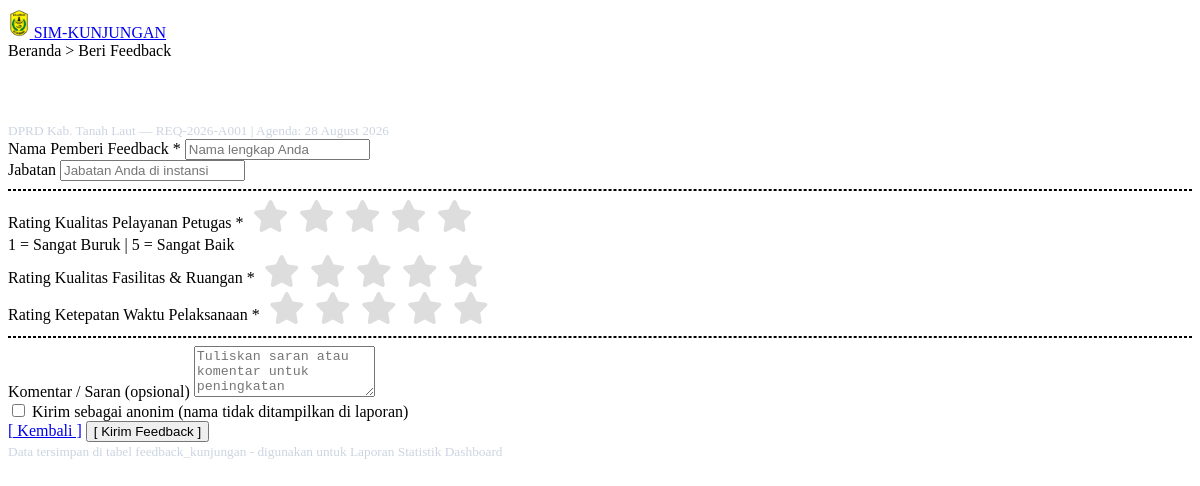
The app's page /feedback.php, older data.
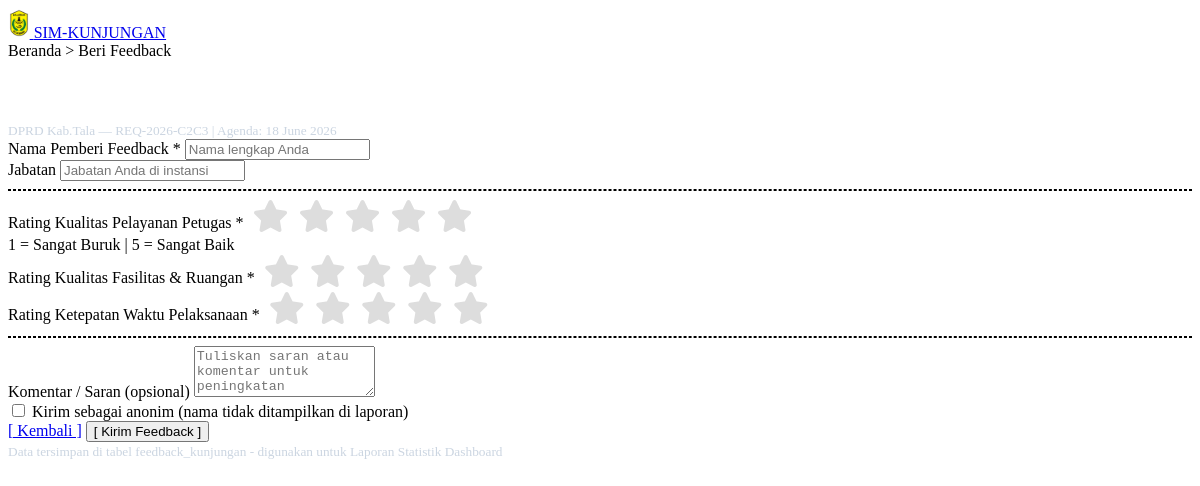
The same page, newer data.
### tables this page shows
CREATE TABLE `kunjungan` (
  `id_kunjungan` int NOT NULL,
  `kode_booking` varchar(20) DEFAULT NULL,
  `email_pemohon` varchar(100) DEFAULT NULL,
  `no_hp_pemohon` varchar(20) DEFAULT NULL,
  `no_register` varchar(50) DEFAULT NULL,
  `jenis_pendaftaran` enum('online','walk-in') DEFAULT 'online',
  `id_kategori` int DEFAULT NULL,
  `tgl_surat_permohonan` date DEFAULT NULL,
  `tgl_kunjungan` date DEFAULT NULL,
  `waktu_kunjungan` time DEFAULT NULL,
  `nama_instansi_tamu` varchar(150) DEFAULT NULL,
  `alamat_instansi` text,
  `jumlah_peserta_rencana` int DEFAULT NULL,
  `materi_kunjungan` text,
  `file_surat_permohonan` varchar(255) DEFAULT NULL,
  `no_skk` varchar(100) DEFAULT NULL,
  `tgl_skk` date DEFAULT NULL,
  `instansi_pengirim_skk` varchar(150) DEFAULT NULL,
  `perihal_skk` varchar(255) DEFAULT NULL,
  `file_skk` varchar(255) DEFAULT NULL,
  `id_pj` int DEFAULT NULL,
  `id_ruangan` int DEFAULT NULL,
  `id_admin_verif` int DEFAULT NULL,
  `status_kegiatan` enum('pending','dijadwalkan','sedang berkunjung','selesai','batal') DEFAULT 'pending',
  `alasan_pembatalan` text,
  `tgl_pembatalan` datetime DEFAULT NULL,
  `qr_code_data` varchar(500) DEFAULT NULL,
  `qr_code_path` varchar(255) DEFAULT NULL,
  `status_kehadiran` enum('belum','hadir','selesai') DEFAULT 'belum',
  `waktu_scan` timestamp NULL DEFAULT NULL,
  `batas_waktu_kunjungan` datetime DEFAULT NULL,
  `waktu_checkout` timestamp NULL DEFAULT NULL,
  `created_at` timestamp NOT NULL DEFAULT CURRENT_TIMESTAMP
);

### feedback.php (the view, shortened to what the changed rows need)
<?php
include 'koneksi.php';
$pesan_sukses = "";
$id_kunjungan = isset($_GET['id']) ? intval($_GET['id']) : 1;
$instansi_tamu = "DPRD Kab. Tanah Laut";
$kode_booking  = "REQ-2026-A001";
$tgl_agenda    = date('d F Y');
$q_info = mysqli_query($koneksi, "SELECT * FROM kunjungan WHERE id_kunjungan = '$id_kunjungan'");
if ($q_info && mysqli_num_rows($q_info) > 0) {
    $d_info = mysqli_fetch_assoc($q_info);
    $instansi_tamu = $d_info['nama_instansi_tamu'];
    $kode_booking  = $d_info['kode_booking'];
    $tgl_agenda    = isset($d_info['tgl_kunjungan']) ? date('d F Y', strtotime($d_info['tgl_kunjungan'])) : date('d F Y');
}
?>
<!doctype html>
<html lang="id">
<head>
    <link rel="stylesheet" href="https://cdnjs.cloudflare.com/ajax/libs/font-awesome/6.4.0/css/all.min.css" />
    <link rel="stylesheet" href="assets/css/style.css" id="main-style-link" />
    <link rel="stylesheet" href="assets/css/style-preset.css" />
</head>
<body class="bg-light">
    <div class="container mt-5 mb-5">
        <div class="row justify-content-center">
            <div class="col-lg-7">
                <?php if($pesan_sukses != ""): ?>
                <div class="card shadow border-success mb-4">
                    <div class="card-body text-center p-5">
                        <div class="avtar avtar-xl bg-light-success text-success mb-3 mx-auto">
                            <i class="fa-solid fa-heart" style="font-size: 40px;"></i>
                        </div>
                        <h3 class="mt-3 text-success"><?= $pesan_sukses; ?></h3>
                        <div class="mt-4">
                            <a href="index.php" class="btn btn-outline-secondary">Kembali ke Beranda</a>
                        </div>
                    </div>
                </div>
                <?php else: ?>
                <div class="card shadow">
                    <div class="card-header bg-dark text-white text-center py-3">
                        <h4 class="mb-1 text-white" style="color: #fff !important;">[ Bagaimana Pengalaman Kunjungan Anda? ]</h4>
                        <small class="text-light" style="color: #cbd5e1 !important;">
                            <?= htmlspecialchars($instansi_tamu); ?> — <?= htmlspecialchars($kode_booking); ?> | Agenda: <?= $tgl_agenda; ?>
                        </small>
                    </div>
                    <div class="card-body p-4 px-md-5">
                        <form method="POST">
                            <div class="mb-3">
                                <label class="form-label fw-bold">Nama Pemberi Feedback <span class="text-danger">*</span></label>
                                <input type="text" name="nama_pemberi" id="nama_pemberi_input" class="form-control" placeholder="Nama lengkap Anda" required>
                            </div>
                            <div class="mb-4">
                                <label class="form-label fw-bold">Jabatan</label>
                                <input type="text" name="jabatan_pemberi" class="form-control" placeholder="Jabatan Anda di instansi">
                            </div>
                            <hr class="my-4 border-dashed">
                            <div class="mb-3">
                                <label class="form-label fw-bold d-block mb-1">Rating Kualitas Pelayanan Petugas <span class="text-danger">*</span></label>
                                <div class="rating-group">
                                    <input type="radio" id="pel_5" name="rating_pelayanan" value="5" required/><label for="pel_5"><i class="fa-solid fa-star"></i></label>
                                    <input type="radio" id="pel_4" name="rating_pelayanan" value="4"/><label for="pel_4"><i class="fa-solid fa-star"></i></label>
                                    <input type="radio" id="pel_3" name="rating_pelayanan" value="3"/><label for="pel_3"><i class="fa-solid fa-star"></i></label>
                                    <input type="radio" id="pel_2" name="rating_pelayanan" value="2"/><label for="pel_2"><i class="fa-solid fa-star"></i></label>
                                    <input type="radio" id="pel_1" name="rating_pelayanan" value="1"/><label for="pel_1"><i class="fa-solid fa-star"></i></label>
                                </div>
                                <div class="text-muted small mt-n1">1 = Sangat Buruk | 5 = Sangat Baik</div>
                            </div>
                            <div class="mb-3">
                                <label class="form-label fw-bold d-block mb-1">Rating Kualitas Fasilitas & Ruangan <span class="text-danger">*</span></label>
                                <div class="rating-group">
                                    <input type="radio" id="fas_5" name="rating_fasilitas" value="5" required/><label for="fas_5"><i class="fa-solid fa-star"></i></label>
                                    <input type="radio" id="fas_4" name="rating_fasilitas" value="4"/><label for="fas_4"><i class="fa-solid fa-star"></i></label>
                                    <input type="radio" id="fas_3" name="rating_fasilitas" value="3"/><label for="fas_3"><i class="fa-solid fa-star"></i></label>
                                    <input type="radio" id="fas_2" name="rating_fasilitas" value="2"/><label for="fas_2"><i class="fa-solid fa-star"></i></label>
                                    <input type="radio" id="fas_1" name="rating_fasilitas" value="1"/><label for="fas_1"><i class="fa-solid fa-star"></i></label>
                                </div>
                            </div>
                            <div class="mb-4">
                                <label class="form-label fw-bold d-block mb-1">Rating Ketepatan Waktu Pelaksanaan <span class="text-danger">*</span></label>
                                <div class="rating-group">
                                    <input type="radio" id="wak_5" name="rating_ketepatan_waktu" value="5" required/><label for="wak_5"><i class="fa-solid fa-star"></i></label>
                                    <input type="radio" id="wak_4" name="rating_ketepatan_waktu" value="4"/><label for="wak_4"><i class="fa-solid fa-star"></i></label>
                                    <input type="radio" id="wak_3" name="rating_ketepatan_waktu" value="3"/><label for="wak_3"><i class="fa-solid fa-star"></i></label>
                                    <input type="radio" id="wak_2" name="rating_ketepatan_waktu" value="2"/><label for="wak_2"><i class="fa-solid fa-star"></i></label>
                                    <input type="radio" id="wak_1" name="rating_ketepatan_waktu" value="1"/><label for="wak_1"><i class="fa-solid fa-star"></i></label>
                                </div>
                            </div>
                            <hr class="my-4 border-dashed">
                            <div class="mb-3">
                                <label class="form-label fw-bold">Komentar / Saran (opsional)</label>
                                <textarea name="komentar_saran" class="form-control" rows="3" placeholder="Tuliskan saran atau komentar untuk peningkatan pelayanan..."></textarea>
                            </div>
                            <div class="form-check mb-4">
                                <input class="form-check-input" type="checkbox" name="is_anonymous" id="anonim" value="1" onchange="toggleAnonim(this)">
                                <label class="form-check-label text-muted" for="anonim">
                                    Kirim sebagai anonim (nama tidak ditampilkan di laporan)
                                </label>
                            </div>
                            <div class="d-flex justify-content-center gap-3 mt-4">
                                <a href="index.php" class="btn btn-light border px-4 py-2">[ Kembali ]</a>
                                <button type="submit" name="kirim_feedback" class="btn btn-dark px-4 py-2">
                                    [ Kirim Feedback ]
                                </button>
                            </div>
                        </form>
                    </div>
                    <div class="card-header bg-dark text-white text-center py-2" style="border-radius: 0 0 7px 7px;">
                        <small style="color: #cbd5e1 !important;">Data tersimpan di tabel feedback_kunjungan - digunakan untuk Laporan Statistik Dashboard</small>
                    </div>
                </div>
                <?php endif; ?>
            </div>
        </div>
    </div>
</body>
</html>

Row changes from the older to the newer data that the page shows:
added kunjungan: nama_instansi_tamu "DPRD Kab.Tala", kode_booking "REQ-2026-C2C3", tgl_kunjungan "18 June 2026"
Text that changed along with them:
$instansi_tamu: "DPRD Kab. Tanah Laut" → (not shown)
$kode_booking: "REQ-2026-A001" → (not shown)
$tgl_agenda: "28 August 2026" → (not shown)
